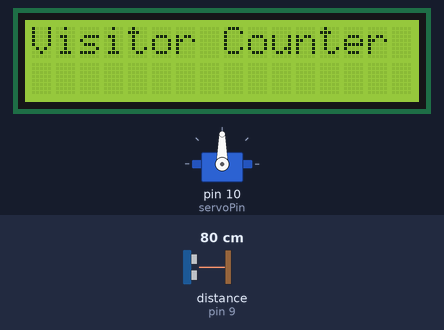
A sketch run on a simulated Arduino Uno, built with avr-gcc and run on an emulated ATmega328P. Parts: servo, 16×2 character LCD. Wiring (inferred from the names in the program): ultrasonic range finder: trigger pin 8; echo pin 9. Inputs (shaded band) come from the test bench; at power-on: distance to the obstacle (sensor on pin 9) 80 cm. The echo pulse lasts 58.3 µs per cm.

Above: at 3.1 s.
At 6.7 s:
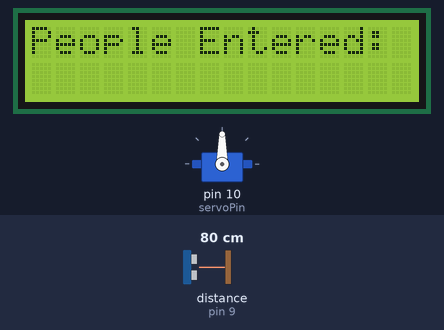
6.8 s: distance to the obstacle (sensor on pin 9) set to 2 cm
At 7.5 s:
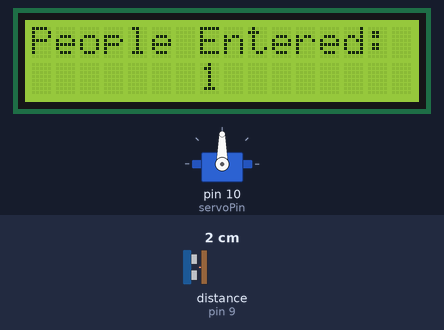
Timing chart, 0 to 9.8 s (numbered marks = the images above; inputs shaded):
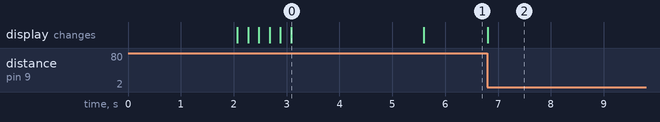

The sketch:

Mini_Project_Final.ino
```cpp
#include <Servo.h>            // Include the Servo library
#include <LiquidCrystal.h>    // Include the Servo library

LiquidCrystal lcd(12, 11, 5, 4, 3, 2);
Servo Servo1;                 // Create a servo object

//int contrast = 20;            //Setting Contrast
int trig = 8;                 // Declare trig pin of ultrasonic
int echo = 9;                 // Declare echo pin of ultrasonic
int servoPin = 10;            // Declare the Servo pin
int counter=0;                // Declare counter
int currentState = 0;
int previousState = 0;

void setup()
{
  //analogWrite(6,contrast);
  Servo1.write(90);
  Servo1.attach(servoPin);    // Attach Servo to the pin
  lcd.begin(16, 2);
  Serial.begin(9600);
  pinMode(trig,OUTPUT);
  pinMode(echo,INPUT);
  lcd.setCursor(4,0);
  lcd.print("Counter");
  delay(2000);
  lcd.clear();

  lcd.setCursor(0,0);
  lcd.print("Please wait.");
  delay(200);
  lcd.clear();
  lcd.print("Please wait..");
  delay(200);
  lcd.clear();
  lcd.print("Please wait...");
  delay(200);
  lcd.clear();
  lcd.print("Please wait....");
  delay(200);
  lcd.clear();
  lcd.print("Please wait.....");
  delay(200);
  lcd.clear();

  lcd.setCursor(0,0);
  lcd.print("Visitor Counter");
  delay(2500);
  lcd.clear();
}

void loop() {

  Servo1.write(90);
  lcd.setCursor(0,0);
  lcd.print("People Entered:");

  digitalWrite(trig,LOW);
  delayMicroseconds(2);
  digitalWrite(trig,HIGH);
  delayMicroseconds(10);
  digitalWrite(trig,LOW);
  long duration = pulseIn(echo,HIGH);
  long distance = duration*0.034/2;


  if (distance <= 20){
    currentState = 1;
  }
  else {
    currentState = 0;
  }

  if(currentState == 1 && previousState == 0)
  {
    counter = counter + 1;

    lcd.clear();
    lcd.setCursor(0,0);
    lcd.print("People Entered:");
    lcd.setCursor(7,1);
    lcd.print(counter);
  }
  previousState = currentState;

      //If counter becomes 100
      if (counter == 5)
      {
        lcd.clear();
        lcd.setCursor(0,0);
        lcd.print("Full Capacity");
        delay(1500);

        Servo1.write(0);

        unsigned long starttime = millis();
        unsigned long endtime = starttime;

        // Do this loop for up to 5000mS
        while ((endtime - starttime) <= 5000)
        {
          lcd.setCursor(0,0);
          lcd.print("Please wait.");
          delay(200);
          lcd.clear();
          lcd.print("Please wait..");
          delay(200);
          lcd.clear();
          lcd.print("Please wait...");
          delay(200);
          lcd.clear();
          lcd.print("Please wait....");
          delay(200);
          lcd.clear();
          lcd.print("Please wait.....");
          delay(200);
          lcd.clear();
          endtime = millis();
        }
      counter = 0;
      }
}
```

Measured:
- after the input at 6.8 s, the display: changes at once (image 2)
- what the display in image 0 shows lasts 2.5 s, from 3.1 s to 5.6 s
